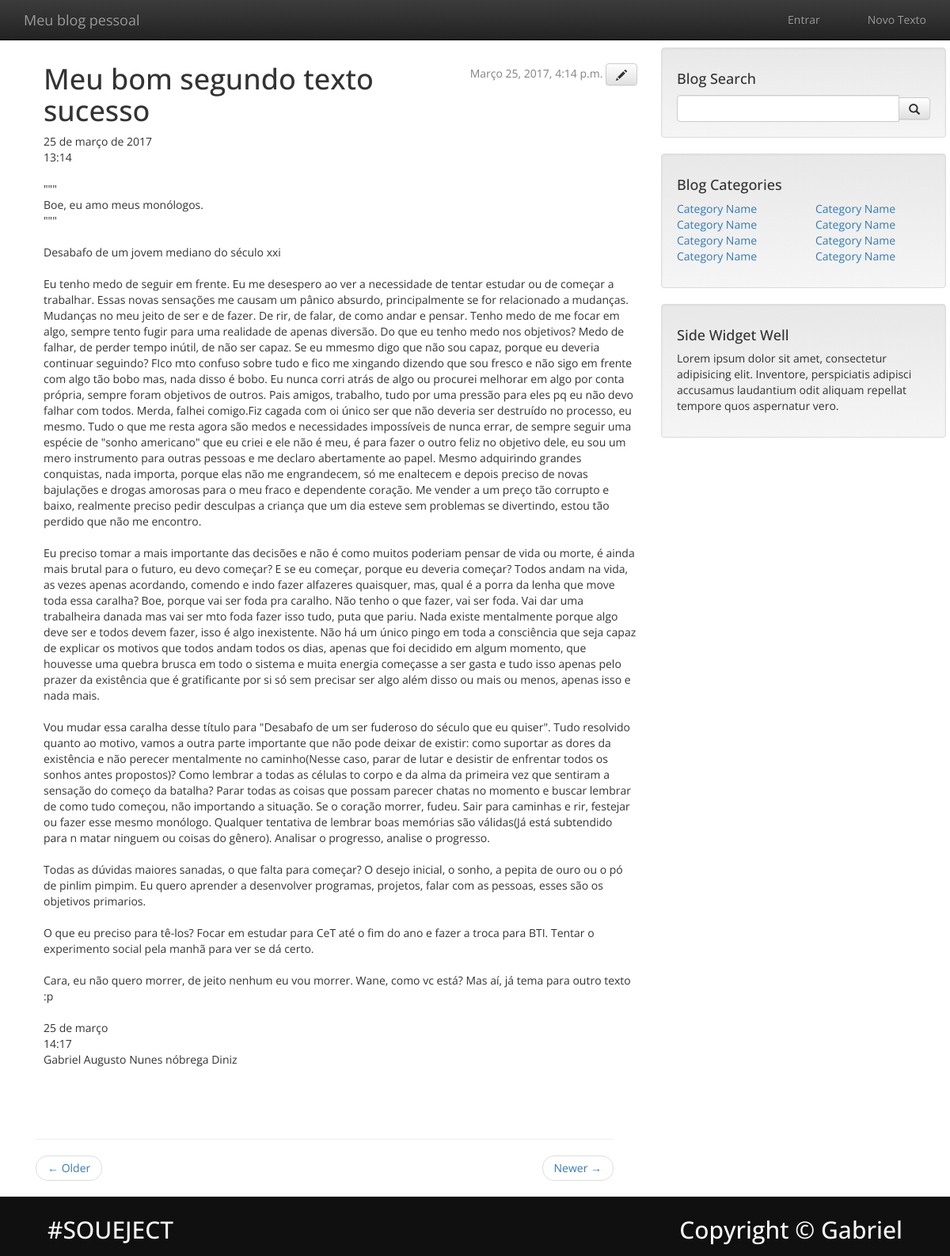
Screenshot of /post/9/ with the database file from the repository.
### blog/models.py (models this page shows, shortened)
class Post(models.Model):
	author = models.ForeignKey('auth.User')
	title = models.CharField(max_length=200)
	text = models.TextField()
	create_date = models.DateTimeField(default=timezone.now)
	published_date = models.DateTimeField(blank=True, null=True)

### blog/views.py (the view)
# urls.py: url(r'^post/(?P<pk>[0-9]+)/$', views.post_detail, name="post_detail"),
def post_detail(request, pk):
    post = get_object_or_404(Post, pk=pk)
    return render(request, 'blog/post_detail.html', {'post': post})

### blog/templates/blog/post_detail.html
{% extends 'blog/base.html' %}
{% block content %}
    <div class="post">
        {% if post.published_date %}
            <div class="date">
                {{ post.published_date }}
                <a class="btn btn-default" href="{% url 'blog:post_edit' pk=post.pk %}" ><span class="glyphicon glyphicon-pencil"></span></a>
            </div>
        {% endif %}
        <h1>{{ post.title }}</h1>
        <p>{{ post.text|linebreaksbr }}</p>
    </div>
{% endblock %}

### blog/templates/blog/base.html (shortened to what this page needs)
{% load staticfiles %}
<html>
    <head>
        <link rel="stylesheet" href="//maxcdn.bootstrapcdn.com/bootstrap/3.2.0/css/bootstrap.min.css">
        <link rel="stylesheet" href="//maxcdn.bootstrapcdn.com/bootstrap/3.2.0/css/bootstrap-theme.min.css">
        <link rel="stylesheet" type="text/css" href="{% static 'css/blog.css' %}">
    </head>
    <body>
        <div class="navbar navbar-fixed-top navbar-inverse">
            <div class="container">
                <div class="navbar-header">
                    <a class="navbar-brand scroll" href="{% url 'blog:post_list' %}">Meu blog pessoal</a>
                </div>
                <div class="navbar-collapse collapse">
                    <ul class="nav navbar-nav navbar-right">
                        {% if user.is_authenticated %}
                        <li><a href="{% url 'accounts:logout' %}">Sair</a></li>
                        {% else %}
                        <li><a href="{% url 'accounts:login' %}">Entrar</a></li>
                        {% endif %}
                        <li><a href=""></a></li>
                        <li><a href="{% url 'blog:post_new' %}">Novo Texto</a></li>
                    </ul>
                </div>
            </div>
        </div>
        <br/>
        <br/>
        <br/>
        <div class="content container">
            <div class="row">
                <div class="col-md-8">
                {% block content %}
                {% endblock %}
                </div>
                <div class="col-md-4">
                <div class="well">
                    <h4>Blog Search</h4>
                    <div class="input-group">
                        <input type="text" class="form-control">
                        <span class="input-group-btn">
                            <button class="btn btn-default" type="button">
                                <span class="glyphicon glyphicon-search"></span>
                        </button>
                        </span>
                    </div>
                </div>
                <div class="well">
                    <h4>Blog Categories</h4>
                    <div class="row">
                        <div class="col-lg-6">
                            <ul class="list-unstyled">
                                <li><a href="#">Category Name</a>
                                </li>
                                <li><a href="#">Category Name</a>
                                </li>
                                <li><a href="#">Category Name</a>
                                </li>
                                <li><a href="#">Category Name</a>
                                </li>
                            </ul>
                        </div>
                        <div class="col-lg-6">
                            <ul class="list-unstyled">
                                <li><a href="#">Category Name</a>
                                </li>
                                <li><a href="#">Category Name</a>
                                </li>
                                <li><a href="#">Category Name</a>
                                </li>
                                <li><a href="#">Category Name</a>
                                </li>
                            </ul>
                        </div>
                    </div>
                </div>
                <div class="well">
                    <h4>Side Widget Well</h4>
                    <p>Lorem ipsum dolor sit amet, consectetur adipisicing elit. Inventore, perspiciatis adipisci accusamus laudantium odit aliquam repellat tempore quos aspernatur vero.</p>
                </div>
            </div>
            </div>
        </div>
    <div class="container">
            <div class="col-md-8">
                <hr>
                <ul class="pager">
                    <li class="previous">
                        <a href="#">&larr; Older</a>
                    </li>
                    <li class="next">
                        <a href="#">Newer &rarr;</a>
                    </li>
                </ul>
            </div>
    </div>
        <footer>
            <div class="row fundo-preto">
                <div class="container">
                    <div class="col-lg-12">
                        <div class="col-lg-6">
                            <h2 class="cor-footer text-left">#SOUEJECT</h2>
                        </div>
                        <div class="col-lg-6">
                            <h2 class="cor-footer text-right">Copyright &copy; Gabriel {{ hora }}</h2>
                        </div>
                    </div>
                </div>
            </div>
        </footer>
    </body>
</html>

### blog/static/css/blog.css (style rules this page uses)
.navbar { color: #FCA205; font-family: 'Lobster'; }
.content { margin-left: 40px; }
h1, h2, h3, h4 { font-family: 'Lobster', cursive; }
.date { float: right; color: #828282; }
.post { margin-bottom: 70px; }

### blog/templates/blog/base.html (style rules this page uses)
.fundo-preto { background-color: #101010; padding-top: 5px; padding-bottom: 7px; }
.cor-footer { color: #fafafa; }
body { font-family: 'Open Sans', sans-serif !important; }
body, h1, h2, h3, h4, a, li { font-family: 'Open Sans', sans-serif !important; }
.navbar a, li { color: #fff; }

### rows the page displays
Post: published_date "Março 25, 2017, 4:14 p.m.", title "Meu bom segundo texto sucesso", text "25 de março de 2017 13:14 \"\"\" Boe, eu amo meus monólogos. \"\"\" Desabafo de um jovem mediano do século xxi Eu tenho medo de seguir em frente. Eu me desespero ao ver a necessidade de tentar estudar ou de começar a trabalhar. Essas novas sensações me causam um pânico absurdo, principalmente se for relacionado a mudanças. Mudanças no meu jeito de ser e de fazer. De rir, de falar, de como andar e pensar. Tenho medo de me focar em algo, sempre tento fugir para uma realidade de apenas diversão. Do que eu tenho medo nos objetivos? Medo de falhar, de perder tempo inútil, de não ser capaz. Se eu mmesmo digo que não sou capaz, porque eu deveria continuar seguindo? FIco mto confuso sobre tudo e fico me…"
